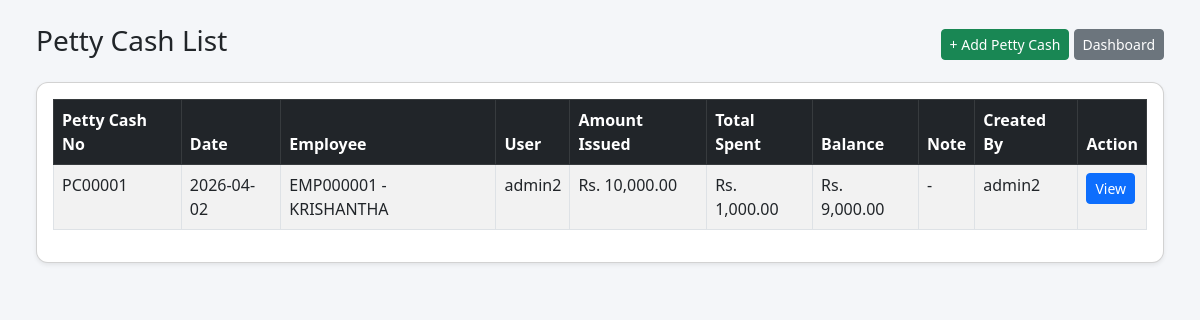
Before: /petty-cash/ (signed in) with the older database file.
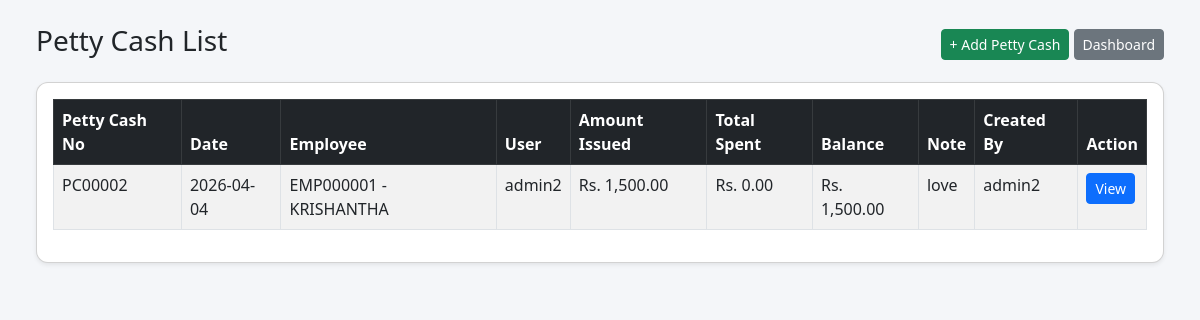
After: the same page with the newer database file.
### pos/models.py (models this page shows, shortened)
class ProjectPettyCash(models.Model):
    user = models.ForeignKey(User, on_delete=models.CASCADE, related_name="petty_cash_received")
    employee = models.ForeignKey(
        "Employee",
        on_delete=models.SET_NULL,
        null=True,
        blank=True,
        related_name="petty_cashes"
    )
    petty_cash_no = models.CharField(max_length=50, unique=True)
    issue_date = models.DateField(default=timezone.now)
    amount_issued = models.DecimalField(max_digits=12, decimal_places=2, default=0)
    note = models.TextField(blank=True, null=True)
    created_by = models.ForeignKey(User, on_delete=models.SET_NULL, null=True, related_name="petty_cash_created")
    created_at = models.DateTimeField(auto_now_add=True)
    is_active = models.BooleanField(default=True)
    inactive_at = models.DateTimeField(null=True, blank=True)
    inactive_by = models.ForeignKey(
        User,
        on_delete=models.SET_NULL,
        null=True,
        blank=True,
        related_name="inactive_petty_cash_records"
    )
    inactive_reason = models.TextField(blank=True, null=True)
    updated_at = models.DateTimeField(auto_now=True)
    class Meta:
        ordering = ["-issue_date", "-id"]
    @property
    def total_spent(self):
        total = self.expenses.filter(is_active=True).aggregate(total=models.Sum("amount"))["total"]
        return Decimal(total or 0)
    @property
    def balance(self):
        return Decimal(self.amount_issued or 0) - Decimal(self.total_spent or 0)

class Employee(models.Model):
    user = models.OneToOneField(
        User,
        on_delete=models.SET_NULL,
        null=True,
        blank=True,
        related_name="employee_profile"
    )
    emp_no = models.CharField(max_length=20, unique=True, blank=True, null=True)
    full_name = models.CharField(max_length=150)
    designation = models.CharField(max_length=100, blank=True, null=True)
    address = models.TextField(blank=True, null=True)
    tel = models.CharField(max_length=20, blank=True, null=True)
    petty_cash_limit = models.DecimalField(max_digits=12, decimal_places=2, default=0)
    is_active = models.BooleanField(default=True)
    created_at = models.DateTimeField(auto_now_add=True)
    class Meta:
        ordering = ["emp_no"]

### pos/views.py (the view)
# urls.py: path('petty-cash/', views.petty_cash_list, name='petty_cash_list'),
@user_passes_test(can_use_project)
def petty_cash_list(request):
    petty_cashes = ProjectPettyCash.objects.filter(is_active=True).order_by("-issue_date", "-id")
    return render(request, "pos/petty_cash_list.html", {
        "petty_cashes": petty_cashes,
        "is_owner": is_owner(request.user),
    })

### pos/templatetags/currency_filters.py (called while the page is built)
@register.filter
def money(value):
    try:
        if value in (None, ""):
            value = Decimal("0")
        value = Decimal(str(value))
        return f"{value:,.2f}"
    except (InvalidOperation, ValueError, TypeError):
        return "0.00"

### pos/views.py (called while the page is built)
def is_owner(user):
    return user.is_superuser or user.groups.filter(name__iexact="Owner").exists()

def is_manager(user):
    return user.groups.filter(name__iexact="Manager").exists()

def is_clerk(user):
    return user.groups.filter(name__iexact="Clerk").exists()

def is_cashier(user):
    return user.groups.filter(name__iexact="Cashier").exists()

def can_use_project(user):
    return is_owner(user) or is_manager(user) or is_clerk(user) or is_cashier(user)

### pos/templates/pos/petty_cash_list.html (shortened to what this page needs)
{% load currency_filters %}
<!DOCTYPE html>
<html>
<head>
    <link href="https://cdn.jsdelivr.net/npm/bootstrap@5.3.0/dist/css/bootstrap.min.css" rel="stylesheet">
</head>
<body class="p-4">
<div class="container-fluid">
    <div class="d-flex justify-content-between align-items-center mb-3">
        <h3>Petty Cash List</h3>
        <div>
            <a href="{% url 'add_petty_cash' %}" class="btn btn-success btn-sm">+ Add Petty Cash</a>
            <a href="{% url 'dashboard' %}" class="btn btn-secondary btn-sm">Dashboard</a>
        </div>
    </div>
    <div class="card shadow-sm p-3">
        <div class="table-responsive">
            <table class="table table-bordered table-striped bg-white">
                <thead class="table-dark">
                    <tr>
                        <th>Petty Cash No</th>
                        <th>Date</th>
                        <th>Employee</th>
                        <th>User</th>
                        <th>Amount Issued</th>
                        <th>Total Spent</th>
                        <th>Balance</th>
                        <th>Note</th>
                        <th>Created By</th>
                        <th>Action</th>
                    </tr>
                </thead>
                <tbody>
                    {% for pc in petty_cashes %}
                    <tr>
                        <td>{{ pc.petty_cash_no }}</td>
                        <td>{{ pc.issue_date|date:"Y-m-d" }}</td>
                        <td>
                            {% if pc.employee %}
                                {{ pc.employee.emp_no }} - {{ pc.employee.full_name }}
                            {% else %}
                                -
                            {% endif %}
                        </td>
                        <td>{{ pc.user.username|default:"-" }}</td>
                        <td>Rs. {{ pc.amount_issued|money }}</td>
                        <td>Rs. {{ pc.total_spent|money }}</td>
                        <td>Rs. {{ pc.balance|money }}</td>
                        <td>{{ pc.note|default:"-" }}</td>
                        <td>{{ pc.created_by.username|default:"-" }}</td>
                        <td>
                            <a href="{% url 'petty_cash_detail' pc.id %}" class="btn btn-primary btn-sm mb-1">View</a>
                        </td>
                    </tr>
                    {% empty %}
                    <tr>
                        <td colspan="10" class="text-center">No petty cash records found</td>
                    </tr>
                    {% endfor %}
                </tbody>
            </table>
        </div>
    </div>
</div>
</body>
</html>

### pos/templates/pos/petty_cash_list.html (style rules this page uses)
body { background: #f4f6f9; }
.card { border-radius: 12px; }

Changed rows visible on the page:
no longer on this page (row edited): ProjectPettyCash: petty_cash_no "PC00001", issue_date "2026-04-02", employee.emp_no "EMP000001", employee.full_name "KRISHANTHA", user.username "admin2", amount_issued "10,000.00", total_spent "1,000.00", balance "9,000.00", note "-", created_by.username "admin2"
added ProjectPettyCash: petty_cash_no "PC00002", issue_date "2026-04-04", employee.emp_no "EMP000001", employee.full_name "KRISHANTHA", user.username "admin2", amount_issued "1,500.00", total_spent "0.00", balance "1,500.00", note "love", created_by.username "admin2"
